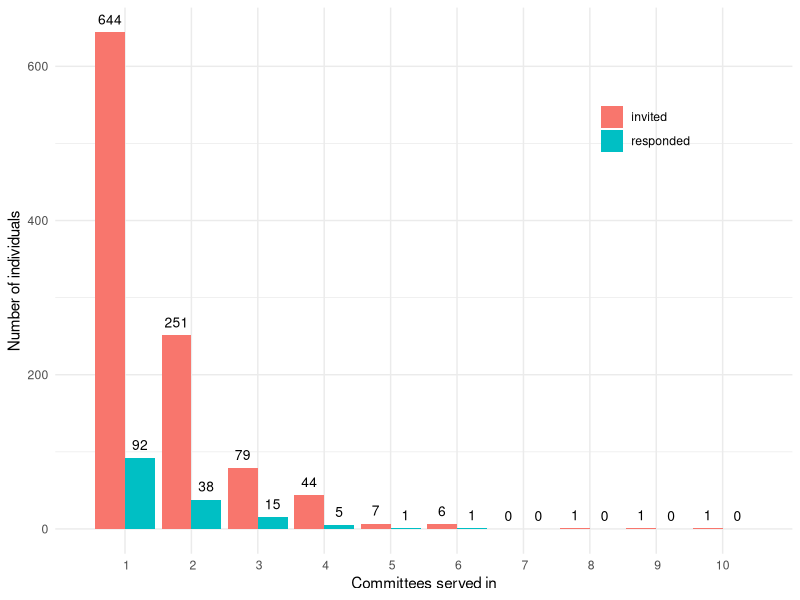

Recreate this plot in R.
# This script produces a plot of the histogram of individuals by number of AECs served in partioned by invited and responded

if (!require("readxl")) install.packages("readxl", repos="https://cloud.r-project.org")
if (!require("dplyr")) install.packages("dplyr", repos="https://cloud.r-project.org")
if (!require("tidyr")) install.packages("tidyr", repos="https://cloud.r-project.org")
if (!require("stringr")) install.packages("stringr", repos="https://cloud.r-project.org")
if (!require("ggplot2")) install.packages("ggplot2", repos="https://cloud.r-project.org")

library(readxl)
library(dplyr)
library(tidyr)
library(stringr)
library(ggplot2)

SurveyData <- read_excel("../../results/results-survey54231.xlsx")

# remove unusable replies from ID 99 and 218
SurveyData <- SurveyData %>% filter(id != 99 & id != 218)

survey_hist_data <- as.data.frame(rowSums(SurveyData %>% select(`g0[CICSE_Y2011]`:`g0[CTACAS_Y2019]`), na.rm = TRUE))
names(survey_hist_data) <- "served_in"

survey_hist_data <- survey_hist_data %>% group_by(served_in) %>% tally %>% filter(served_in > 0)

aec <- read_excel("../../results/aec.xlsx")

aec_hist_data <- aec %>% group_by(`Full name`) %>% tally %>% rename(served_in = n) %>% group_by(served_in) %>% tally %>% rbind(c(7, 0)) %>% arrange(served_in)

full_hist_data <- aec_hist_data %>% dplyr::left_join(survey_hist_data, by="served_in")  %>% replace_na(list(n.y = 0)) %>% rename(invited=n.x, responded=n.y)

full_plot_data <- full_hist_data %>% gather(var, val, invited, responded)

aec_hist_plot <- ggplot(data = full_plot_data, aes(x=served_in, y=val, fill=var)) +
  scale_x_discrete(limits = c(1:10)) +
  geom_bar(position="dodge", stat = "identity") +
  geom_text(position=position_dodge(width=0.9), aes(label=val), vjust=-0.8, color="black", size=3.5) +
  labs(x = "Committees served in", y = "Number of individuals", fill="") +
  theme_minimal()+ theme(legend.position = c(0.8, 0.8))

ggsave(aec_hist_plot, filename="output/aec_histogram.pdf")
